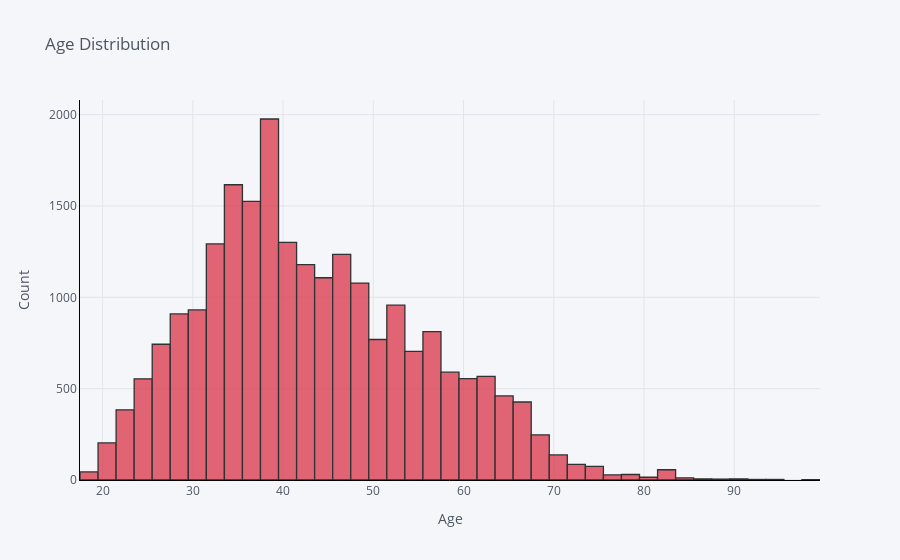

The notebook cell saved with this chart:
### Markdown cell above
We can see that there is a normal distribution centered around 0.175 polarity. Most of the reviews were positive, and a small fraction was negative. Now let's explore the distribution of review ratings (how good or bad were the reviews exactly?) and the reviewers age (do certain age groups tend to have a better opinion of our clothes?)

### Code cell
df["Age"].iplot(kind="hist", colors="red", bins=50,
                xTitle = "Age",
                yTitle = "Count",
                title = "Age Distribution",
                linecolor = 'black')

### Figure 1 — Plotly figure (JSON) as saved in the notebook; plotly's stock layout.template omitted (floating-point values rounded to 4 significant figures; data arrays with more than 128 entries replaced by an {"elided": "..."} marker saying what was removed)
{"data": [{"histfunc": "count", "histnorm": "", "marker": {"color": "rgba(219, 64, 82, 1.0)", "line": {"color": "#000000", "width": 1.3}}, "name": "Age", "nbinsx": 50, "opacity": 0.8, "orientation": "v", "type": "histogram", "x": {"elided": "22628 int values"}}], "layout": {"barmode": "overlay", "legend": {"bgcolor": "#F5F6F9", "font": {"color": "#4D5663"}}, "paper_bgcolor": "#F5F6F9", "plot_bgcolor": "#F5F6F9", "title": {"font": {"color": "#4D5663"}, "text": "Age Distribution"}, "xaxis": {"gridcolor": "#E1E5ED", "linecolor": "black", "showgrid": true, "tickfont": {"color": "#4D5663"}, "title": {"font": {"color": "#4D5663"}, "text": "Age"}, "zerolinecolor": "#E1E5ED"}, "yaxis": {"gridcolor": "#E1E5ED", "linecolor": "black", "showgrid": true, "tickfont": {"color": "#4D5663"}, "title": {"font": {"color": "#4D5663"}, "text": "Count"}, "zerolinecolor": "#E1E5ED"}}}
